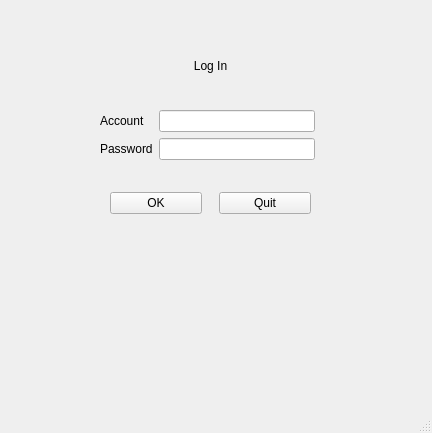
<?xml version="1.0" encoding="UTF-8"?>
<ui version="4.0">
 <class>Login</class>
 <widget class="QMainWindow" name="Login">
  <property name="geometry">
   <rect>
    <x>0</x>
    <y>0</y>
    <width>432</width>
    <height>433</height>
   </rect>
  </property>
  <property name="windowTitle">
   <string>MainWindow</string>
  </property>
  <widget class="QWidget" name="centralwidget">
   <widget class="QLabel" name="label">
    <property name="geometry">
     <rect>
      <x>180</x>
      <y>50</y>
      <width>61</width>
      <height>31</height>
     </rect>
    </property>
    <property name="text">
     <string>Log In</string>
    </property>
    <property name="alignment">
     <set>Qt::AlignCenter</set>
    </property>
   </widget>
   <widget class="QWidget" name="layoutWidget">
    <property name="geometry">
     <rect>
      <x>100</x>
      <y>110</y>
      <width>215</width>
      <height>58</height>
     </rect>
    </property>
    <layout class="QFormLayout" name="formLayout">
     <item row="0" column="0">
      <widget class="QLabel" name="label_2">
       <property name="text">
        <string>Account</string>
       </property>
      </widget>
     </item>
     <item row="0" column="1">
      <widget class="QLineEdit" name="line_acc"/>
     </item>
     <item row="1" column="0">
      <widget class="QLabel" name="label_3">
       <property name="text">
        <string>Password</string>
       </property>
      </widget>
     </item>
     <item row="1" column="1">
      <widget class="QLineEdit" name="line_pwd"/>
     </item>
    </layout>
   </widget>
   <widget class="QWidget" name="layoutWidget">
    <property name="geometry">
     <rect>
      <x>110</x>
      <y>190</y>
      <width>201</width>
      <height>27</height>
     </rect>
    </property>
    <layout class="QHBoxLayout" name="horizontalLayout">
     <property name="spacing">
      <number>17</number>
     </property>
     <item>
      <widget class="QPushButton" name="btn_ok">
       <property name="text">
        <string>OK</string>
       </property>
      </widget>
     </item>
     <item>
      <widget class="QPushButton" name="btn_quit">
       <property name="text">
        <string>Quit</string>
       </property>
      </widget>
     </item>
    </layout>
   </widget>
  </widget>
  <widget class="QMenuBar" name="menubar">
   <property name="geometry">
    <rect>
     <x>0</x>
     <y>0</y>
     <width>432</width>
     <height>22</height>
    </rect>
   </property>
  </widget>
  <widget class="QStatusBar" name="statusbar"/>
 </widget>
 <resources/>
 <connections>
  <connection>
   <sender>btn_quit</sender>
   <signal>clicked()</signal>
   <receiver>Login</receiver>
   <slot>close()</slot>
   <hints>
    <hint type="sourcelabel">
     <x>264</x>
     <y>225</y>
    </hint>
    <hint type="destinationlabel">
     <x>215</x>
     <y>216</y>
    </hint>
   </hints>
  </connection>
 </connections>
</ui>
